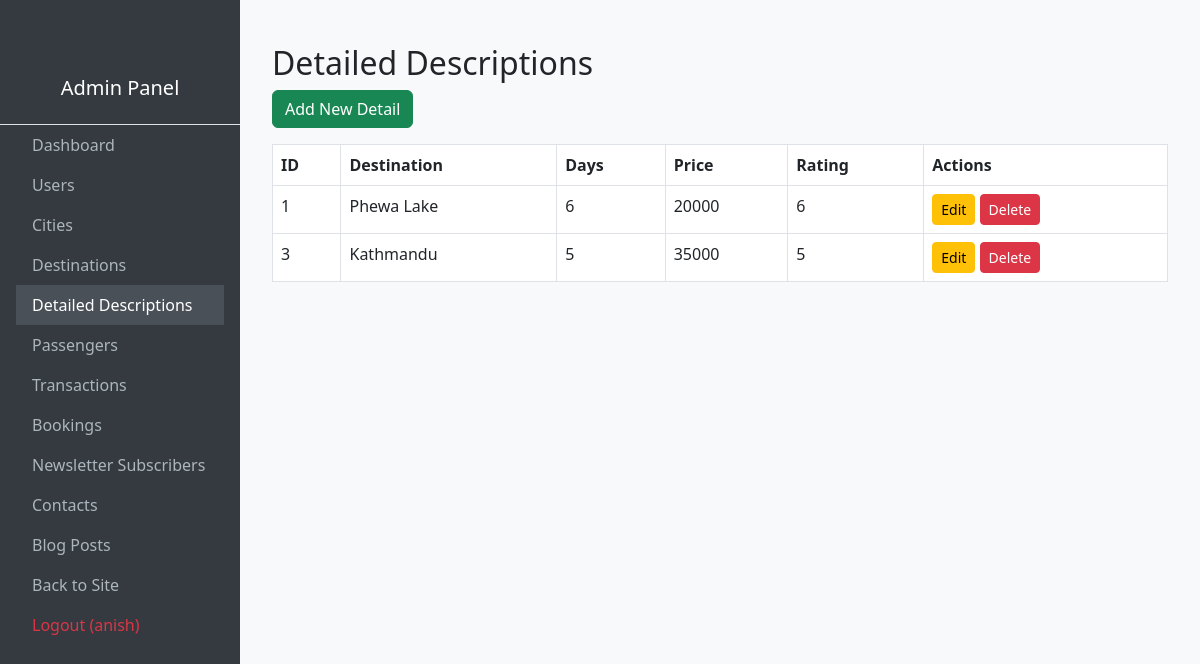
The page /admin-panel/details/ (signed in) on the database as committed earlier.
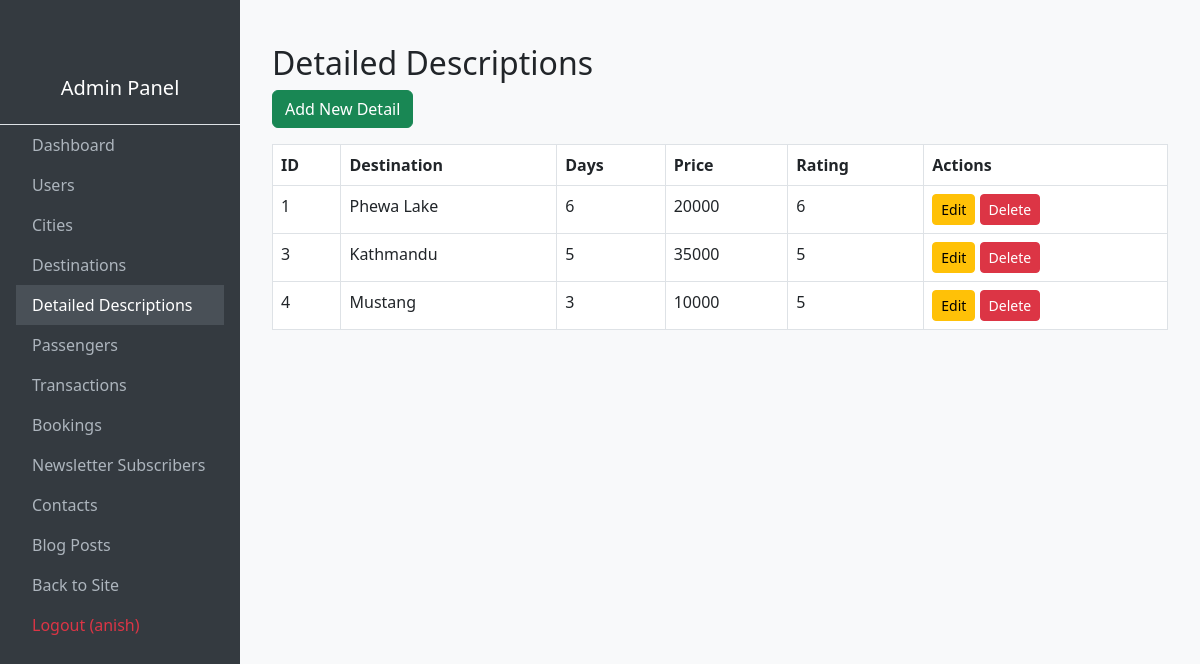
The same page on the database as committed later.
### yatra/models.py (models this page shows, shortened)
class DetailedDescription(models.Model):
    destination = models.ForeignKey(Destination, on_delete=models.CASCADE, related_name="details")
    days = models.IntegerField(default=5)
    price = models.IntegerField(default=20000)
    rating = models.IntegerField(default=5)
    img1 = models.ImageField(upload_to='pics')
    img2 = models.ImageField(upload_to='pics')
    desc = models.TextField()
    day1 = models.CharField(max_length=200, blank=True)
    day2 = models.CharField(max_length=200, blank=True)
    day3 = models.CharField(max_length=200, blank=True)
    day4 = models.CharField(max_length=200, blank=True)
    day5 = models.CharField(max_length=200, blank=True)
    day6 = models.CharField(max_length=200, blank=True)

class Destination(models.Model):
    city = models.ForeignKey(City, on_delete=models.CASCADE, related_name="destinations")
    name = models.CharField(max_length=50)
    img1 = models.ImageField(upload_to='pics')
    img2 = models.ImageField(upload_to='pics')

### adminpanel/views.py (the view)
# urls.py: path('details/', views.detail_list, name='admin_detail_list'),
@staff_member_required
def detail_list(request):
    details = DetailedDescription.objects.all()
    return render(request, 'adminpanel/detail_list.html', {'details': details})

### Templates/adminpanel/detail_list.html
{% extends "base.html" %}
{% block content %}
<div class="container mt-4">
    <h2>Detailed Descriptions</h2>
    <a href="{% url 'admin_detail_create' %}" class="btn btn-success mb-3">Add New Detail</a>
    <table class="table table-bordered table-hover">
        <thead>
            <tr><th>ID</th><th>Destination</th><th>Days</th><th>Price</th><th>Rating</th><th>Actions</th></tr>
        </thead>
        <tbody>
            {% for detail in details %}
            <tr>
                <td>{{ detail.id }}</td>
                <td>{{ detail.destination.name }}</td>
                <td>{{ detail.days }}</td>
                <td>{{ detail.price }}</td>
                <td>{{ detail.rating }}</td>
                <td>
                    <a href="{% url 'admin_detail_edit' detail.id %}" class="btn btn-warning btn-sm">Edit</a>
                    <a href="{% url 'admin_detail_delete' detail.id %}" class="btn btn-danger btn-sm">Delete</a>
                </td>
            </tr>
            {% empty %}
            <tr><td colspan="6">No details found.</td></tr>
            {% endfor %}
        </tbody>
    </table>
</div>
{% endblock %}

Rows that differ between the two databases and show on the page:
added DetailedDescription: id "4", destination.name "Mustang", days "3", price "10000", rating "5"
